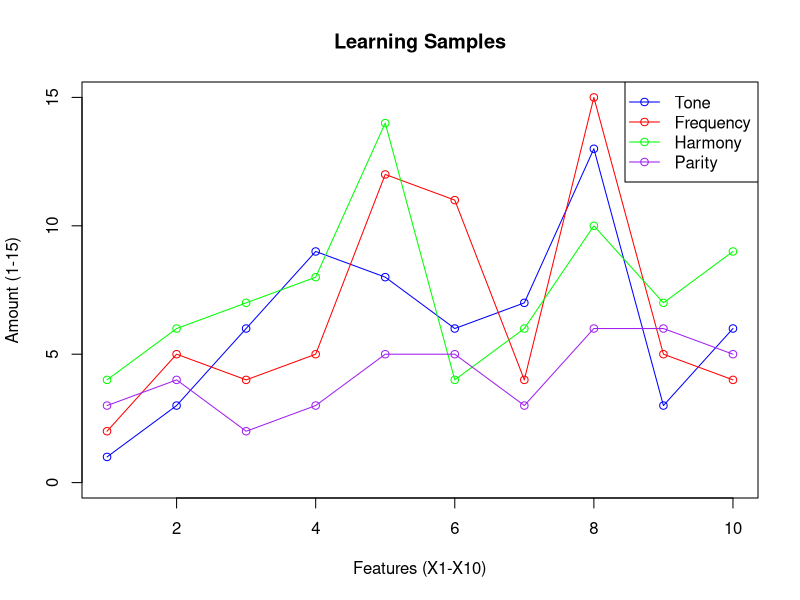

Write R code to recreate this figure.
# Step 2 > Save PNG from file input
# Defineing a data model and populate manually

sound_data <- data.frame(
  Tone = numeric(10),
  Frequency = numeric(10),
  Harmony = numeric(10),
  Parity = numeric(10)
)

sound_data$Tone      <- c(1, 3, 6, 9, 8, 6, 7, 13, 3, 6)
sound_data$Frequency <- c(2, 5, 4, 5, 12, 11, 4, 15, 5, 4)
sound_data$Harmony   <- c(4, 6, 7, 8, 14, 4, 6, 10, 7, 9)
sound_data$Parity    <- c(3, 4, 2, 3, 5, 5, 3, 6, 6, 5)


# Saveing PNG from file input
png(filename="Graph_File_Step2.png", height=600, width=800, bg="white")

plot(sound_data$Tone, 
    type="o", 
    col="blue", 
    ylim=c(0,15), 
    xlab="Features (X1-X10)", 
    ylab="Amount (1-15)", 
    main="Learning Samples"
    )

# Adding lines for other data
lines(sound_data$Frequency, type="o", col="red")
lines(sound_data$Harmony, type="o", col="green")
lines(sound_data$Parity, type="o", col="purple")

legend("topright", 
    legend=c("Tone", "Frequency", "Harmony", "Parity"), 
    col=c("blue", "red", "green", "purple"), 
    lty=1, 
    pch=1
    )

# Closeing the PNG device
dev.off()
